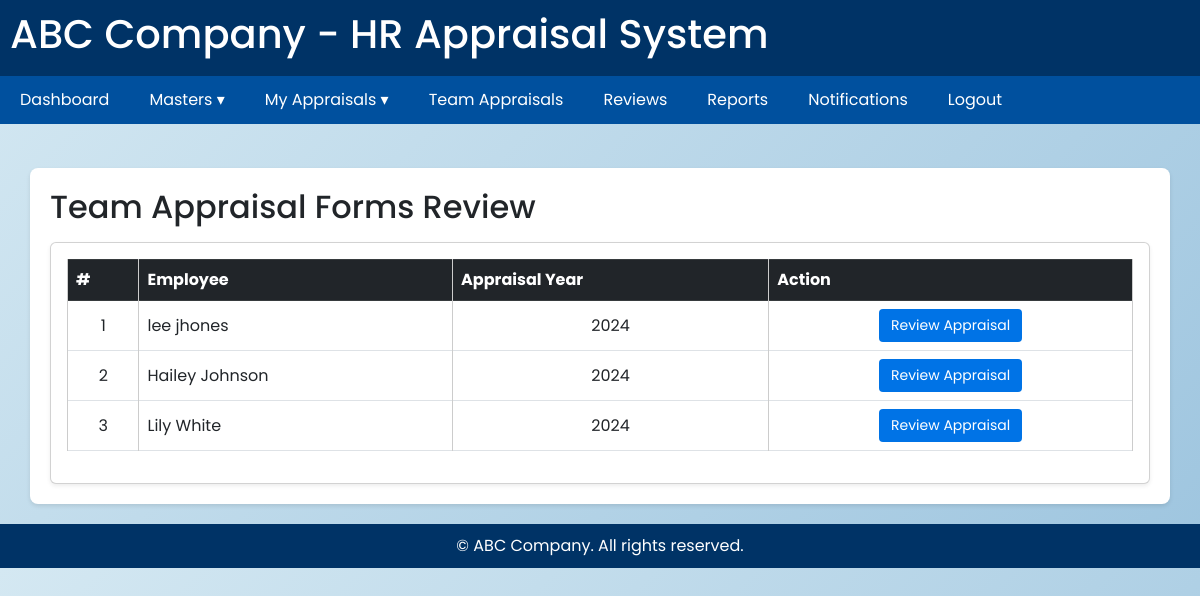
Page /masters/team (signed in) on the committed database.
### masters/models.py (models this page shows, shortened)
class AppraisalForm(models.Model):
    appraisal_cycle = models.ForeignKey("AppraisalCycle", on_delete=models.CASCADE)
    employee = models.ForeignKey("Employee", on_delete=models.CASCADE, related_name="appraisals")
    supervisor = models.ForeignKey("Employee", on_delete=models.SET_NULL, null=True, blank=True, related_name="supervised_appraisals")
    department = models.ForeignKey("Department", on_delete=models.SET_NULL, null=True, blank=True)
    role = models.ForeignKey("Role", on_delete=models.SET_NULL, null=True, blank=True)
    created_at = models.DateTimeField(auto_now_add=True)
    updated_at = models.DateTimeField(auto_now=True)
    status = models.CharField(
        max_length=20,
        choices=[("Draft", "Draft"), ("Submitted", "Submitted"), ("Reviewed", "Reviewed"), ("Closed", "Closed")],
        default="Draft"
    )

class Employee(models.Model):
    user = models.OneToOneField(
        settings.AUTH_USER_MODEL,
        on_delete=models.CASCADE,
        null=True, blank=True,
        related_name="employee_profile"
)
    employee_id = models.CharField(max_length=20, unique=True)
    employee_salution = models.CharField(max_length=15, null=True, blank=True)
    first_name = models.CharField(max_length=100)
    last_name = models.CharField(max_length=100)
    email = models.EmailField(unique=True)
    gender = models.CharField(max_length=10,null=True, blank=True)
    contact_number = models.IntegerField(default=0)
    department = models.ForeignKey("Department", on_delete=models.SET_NULL, null=True)
    role = models.ForeignKey("Role", on_delete=models.SET_NULL, null=True)
    supervisor = models.ForeignKey("self", on_delete=models.SET_NULL, null=True, blank=True)
    status = models.CharField(
        max_length=20,
        choices=[("Active", "Active"), ("Inactive", "Inactive")],
        default="Active",
    )

class AppraisalCycle(models.Model):
    name = models.CharField(max_length=100)
    year = models.CharField(max_length=100,blank=True, null=True)
    start_date = models.DateField()
    end_date = models.DateField()
    status = models.CharField(
        max_length=20,
        choices=[
            ("Draft", "Draft"),
            ("Active", "Active"),
            ("Closed", "Closed"),
        ],
        default="Draft",
    )

### masters/views.py (the view)
# urls.py: path("team",views.team_appraisal_list, name="team_appraisal"),
def team_appraisal_list(request):
    employee = get_object_or_404(Employee, user=request.user)
    active_cycle = AppraisalCycle.objects.filter(status="Active").first()
    forms = AppraisalForm.objects.none()
    if active_cycle:
        role_name = employee.role.role_name.lower()
        if role_name == "manager":
            forms = AppraisalForm.objects.filter(
                employee__department=employee.department,
                appraisal_cycle=active_cycle
            ).exclude(employee=employee)
        elif role_name in ["supervisor", "supervisior"]:
            forms = AppraisalForm.objects.filter(
                employee__supervisor=employee,
                appraisal_cycle=active_cycle
            )
    context = {"team_appraisal_forms": forms}
    return render(request, "masters/team_appraisal_list.html", context)

### masters/context_processors.py (called while the page is built)
def role_name(request):
    if request.user.is_authenticated:
        try:
            employee = Employee.objects.get(user=request.user)
            return {"role_name": employee.role.role_name.lower()}
        except Employee.DoesNotExist:
            return {"role_name": None}
    return {"role_name": None}

### templates/masters/team_appraisal_list.html
{% extends 'base.html' %}
{% block content %}
<div class="container mt-4">
  <h2 class="mb-3">Team Appraisal Forms Review</h2>
  <div class="card shadow-sm">
    <div class="card-body">
      <table class="table table-hover table-bordered align-middle">
        <thead class="table-dark text-center">
          <tr>
            <th scope="col">#</th>
            <th scope="col">Employee</th>
            <th scope="col">Appraisal Year</th>
            <th scope="col">Action</th>
          </tr>
        </thead>
        <tbody>
          {% for form in team_appraisal_forms %}
          <tr>
            <td class="text-center">{{ forloop.counter }}</td>
            <td>{{ form.employee.first_name }} {{ form.employee.last_name }}</td>
            <td class="text-center">{{ form.appraisal_cycle.year }}</td>
            <td class="text-center">
              <a href="{% url 'masters:appraisal_form' form.id %}"
                 class="btn btn-sm btn-primary">
                Review Appraisal
              </a>
            </td>
          </tr>
          {% empty %}
          <tr>
            <td colspan="4" class="text-center text-muted py-3">
              No appraisal forms found for your team
            </td>
          </tr>
          {% endfor %}
        </tbody>
      </table>
    </div>
  </div>
</div>
{% endblock %}

### static/style.css (style rules this page uses)
* { margin: 0; padding: 0; box-sizing: border-box; font-family: "Poppins", sans-serif; }
body { margin: 0; padding: 0; background: linear-gradient(135deg, #d4e8f2, #9ec5df); height: 100vh; overflow: hidden; }

### templates/base.html (style rules this page uses)
body { font-family: Arial, sans-serif; margin:0; background-color:#f5f9fc; }
.container { background:white; padding:20px; border-radius:8px; box-shadow:0 2px 4px rgba(0,0,0,0.1); }
table { border-collapse:collapse; width:100%; }
table, th, td { border:1px solid #ccc; }
th { background-color:#0073e6; color:white; }
td, th { padding:8px; text-align:left; }
.btn { background-color:#0073e6; color:white; padding:6px 12px; border:none; border-radius:4px; cursor:pointer; }
html, body { height: auto !important; overflow-y: auto !important; }

### rows in the picture
AppraisalForm: employee.first_name "lee", employee.last_name "jhones", appraisal_cycle.year "2024"
AppraisalForm: employee.first_name "Hailey", employee.last_name "Johnson", appraisal_cycle.year "2024"
AppraisalForm: employee.first_name "Lily", employee.last_name "White", appraisal_cycle.year "2024"
